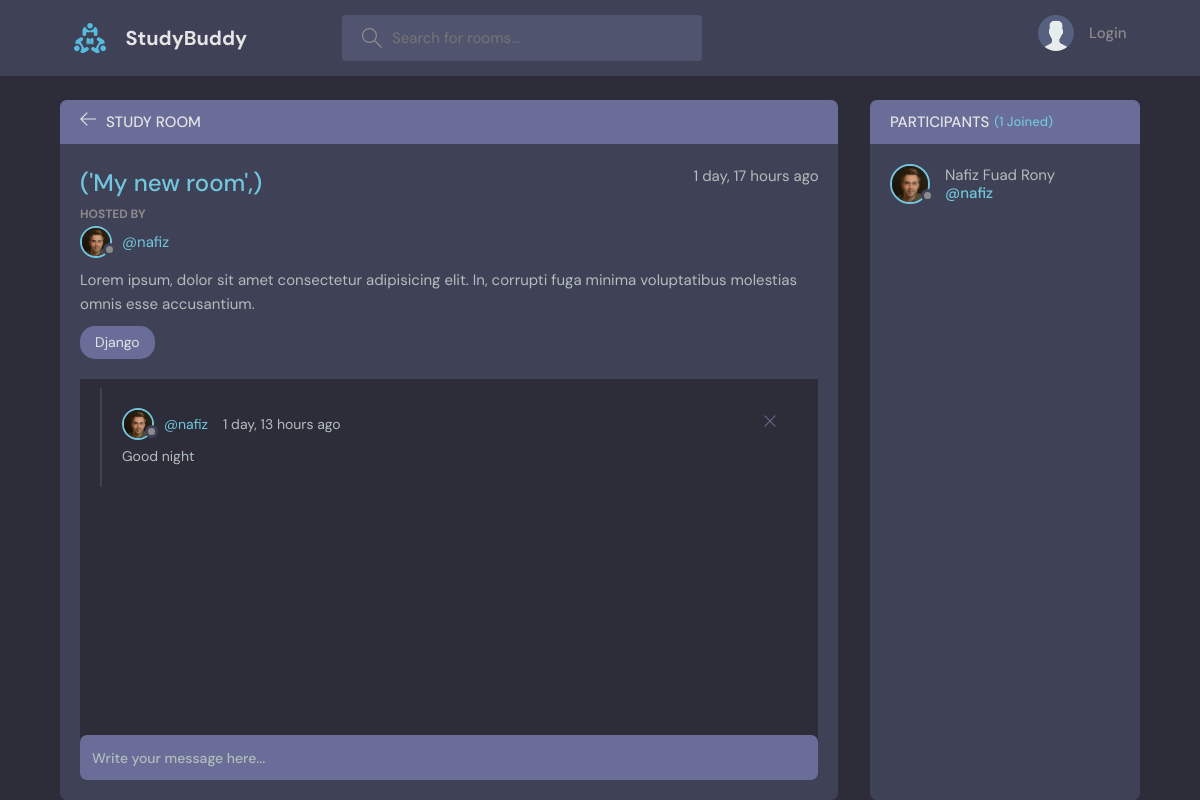
The page /room/9/ on the database as committed earlier.
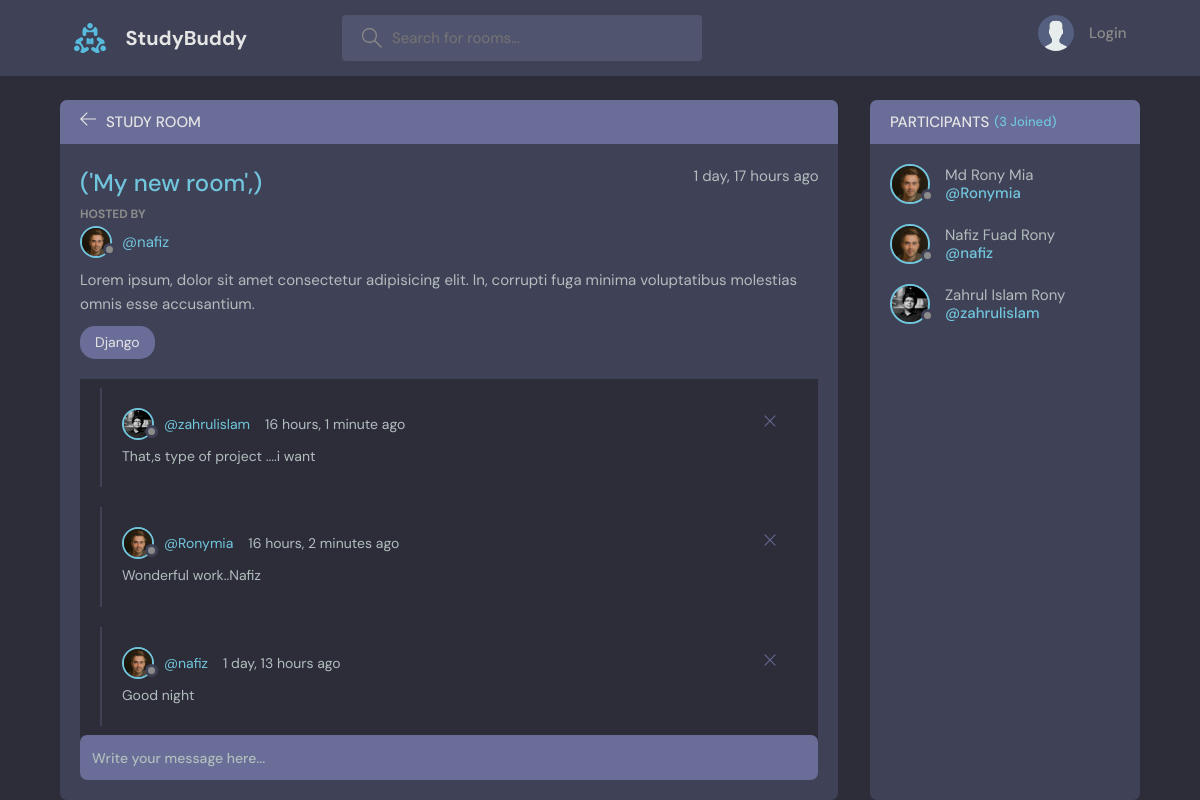
The same page on the database as committed later.
### devproject/models.py (models this page shows, shortened)
class Messages(models.Model):
    user = models.ForeignKey(Profile,on_delete=models.CASCADE)
    room = models.ForeignKey(Room,on_delete=models.CASCADE)
    body = models.TextField()
    created = models.DateTimeField(auto_now_add=True)
    updated = models.DateTimeField(auto_now=True)
    class Meta:
        ordering = ['-created']

### devaccounts/models.py (models this page shows, shortened)
class Profile(models.Model):
    user = models.OneToOneField(User,on_delete=models.CASCADE)
    first_name = models.CharField(max_length=100,null=True,blank=True)
    username = models.CharField(max_length=100,null=True,blank=True)
    email = models.EmailField(max_length=100,null=True,blank=True)
    profile_pic = models.ImageField(upload_to='avatar',default='dennis.jpg',blank=True,null=True)
    bio = models.TextField()
    facebook_id = models.URLField(blank=True,null=True)
    twitter_id = models.URLField(blank=True,null=True)
    linkedin_id = models.URLField(blank=True,null=True)

### devproject/views.py (the view, shortened to what this page needs)
# urls.py: path('room/<str:pk>/',views.getRoom),
def room(request,pk):
    room = Room.objects.get(id=pk)
    room_messages = room.messages_set.all()
    room_participants = room.participants.all()
    context = {'room':room,'room_messages':room_messages,'room_participants':room_participants}
    return render(request,'devproject/room.html',context)

### devproject/models.py (called while the page is built)
    def __str__(self):
        return self.name

### devproject/templates/devproject/room.html (shortened to what this page needs)
{% extends 'base.html' %}
{% block content %}
<main class="profile-page layout layout--2">
    <div class="container">
      <div class="room">
        <div class="room__top">
          <div class="room__topLeft">
            <a href="{% url 'home' %}">
              <svg version="1.1" xmlns="http://www.w3.org/2000/svg" width="32" height="32" viewBox="0 0 32 32">
                <title>arrow-left</title>
                <path
                  d="M13.723 2.286l-13.723 13.714 13.719 13.714 1.616-1.611-10.96-10.96h27.625v-2.286h-27.625l10.965-10.965-1.616-1.607z"
                ></path>
              </svg>
            </a>
            <h3>Study Room</h3>
          </div>
</div>
<div class="room__box scroll">
  <div class="room__header scroll">
    <div class="room__info">
      <h3>{{room.title}}</h3>
      <span>{{room.created|timesince}} ago</span>
    </div>
    <div class="room__hosted">
      <p>Hosted By</p>
      <a href="#" class="room__author">
        <div class="avatar avatar--small">
          <img src="{{room.host.profile_pic.url}}" />
        </div>
        <span>@{{room.host.username}}</span>
      </a>
    </div>
    <div class="room__details">
        {{room.description}}
    </div>
    <span class="room__topics">{{room.topic}}</span>
  </div>
  <div class="room__conversation">
    <div class="threads scroll">
      {% for message in room_messages %}
      <div class="thread">
        <div class="thread__top">
          <div class="thread__author">
            <a href="{% url 'profile' message.user.id %}" class="thread__authorInfo">
              <div class="avatar avatar--small">
                <img src="{{message.user.profile_pic.url}}" />
              </div>
              <span>@{{message.user.username}}</span>
            </a>
            <span class="thread__date">{{message.created|timesince}} ago</span>
          </div>
          <div class="thread__delete">
            <a href="{% url 'delete_message' message.id %}">
              <svg version="1.1" xmlns="http://www.w3.org/2000/svg" width="32" height="32" viewBox="0 0 32 32">
                <title>remove</title>
                <path
                  d="M27.314 6.019l-1.333-1.333-9.98 9.981-9.981-9.981-1.333 1.333 9.981 9.981-9.981 9.98 1.333 1.333 9.981-9.98 9.98 9.98 1.333-1.333-9.98-9.98 9.98-9.981z"
                ></path>
              </svg>
            </a>
          </div>
        </div>
        <div class="thread__details">
          {{message.body}}
        </div>
      </div>
      {% endfor %}
    </div>
  </div>
</div>
<div class="room__message">
  <form action="" method='POST'>
    <input name="body" placeholder="Write your message here..." />
  </form>
</div>
</div>
      <div class="participants">
        <h3 class="participants__top">Participants <span>({{room_participants.count}} Joined)</span></h3>
        <div class="participants__list scroll">
          {% for participant in room_participants %}
          <a href="{% url 'profile' participant.user.id %}" class="participant">
            <div class="avatar avatar--medium">
              <img src="{{participant.profile_pic.url}}" />
            </div>
            <p>
              {{participant.first_name}}
              <span>@{{participant.username}}</span>
            </p>
          </a>
          {% endfor %}
        </div>
      </div>
    </div>
  </main>
{% endblock content %}

Rows that differ between the two databases and show on the page:
added Messages: user.profile_pic (picture), user.username "zahrulislam", created "16 hours, 1 minute", body "That,s type of project ....i want"
added Messages: user.profile_pic (picture), user.username "Ronymia", created "16 hours, 2 minutes", body "Wonderful work..Nafiz"
now on this page (row edited): Profile: profile_pic (picture), first_name "Md Rony Mia", username "Ronymia"
now on this page (row unchanged): Profile: profile_pic (picture), first_name "Zahrul Islam Rony", username "zahrulislam"
Other text that changed with them:
{{ room_participants.count }}: "1" → "3"
